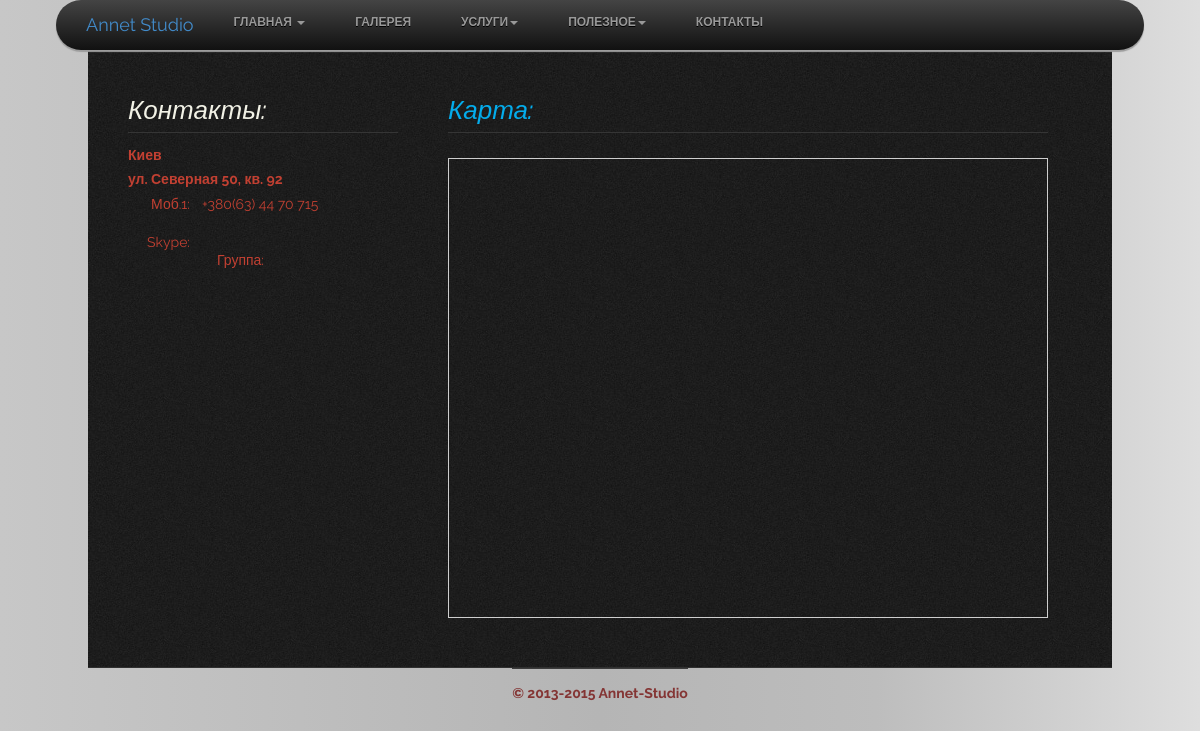
Screenshot of /contacts with the database file from the repository.
### AnnetBox/models.py (models this page shows, shortened)
class Personal(models.Model):
    photo = models.ImageField(upload_to="personal")
    mobile1 = models.CharField(max_length=20)
    mobile2 = models.CharField(max_length=20, null=True, blank=True)
    email = models.EmailField(max_length=40)
    group = models.TextField(max_length=80, null=True, blank=True)
    skype = models.CharField(max_length=20, null=True, blank=True)
    city = models.CharField(max_length=20)
    adress1 = models.TextField(max_length=100)
    adress2 = models.TextField(max_length=80, null=True, blank=True)
    def thumbnail(self):
        return """<a href="/media/%s"><img border="0" alt="" src="/media/%s" height="40" /></a>""" % (
            (self.photo.name, self.photo.name))
    thumbnail.allow_tags = True

### AnnetBox/views.py (the view)
# urls.py: url(r'^contacts', "AnnetBox.views.contacts"),
def contacts(request):
    personal = Personal.objects.all()[0]
    return render_to_response("contacts.html", dict(personal=personal, user=request.user,
                                                    media_url=MEDIA_URL, static_url=STATIC_URL))

### templates/contacts.html (shortened to what this page needs)
{% extends "base.html" %}
    {% load staticfiles %}
{% block content %}
    <section id="content">
        <div class="pad-1">
            <div class="page6-row1">
                <div class="col-14">
                    <h2 class="h2">Контакты:</h2>
                    <dl>
                        {% if personal %}
                            <dt class="clr-1"><strong>{{ personal.city }}</strong><br>
                                {{ personal.adress1 }}
                            </dt>
                            <dd class="clr-1"><span>Моб.1:</span>{{ personal.mobile1 }}</dd><br>
                            <dd class="clr-1"><span>Skype:</span>{{ personal.skype }}</dd><br>
                            <dd class="clr-1"><span>Группа:</span>{{ personal.group }}</dd><br>
                        {% endif %}
                    </dl>
                </div>
                <div class="col-15">
                    <h2 class="h2 p2">Карта:</h2>
                    <div id="MyGmaps" style="width:600px;height:460px;border:1px solid #CECECE;"></div>
                </div>
            </div>
        </div>
    </section>
{% endblock %}

### AnnetBox/static/css/style.css (style rules this page uses)
html, body { width: 100%; padding: 0; margin: 0; }
body { font: 14px/18px "Times New Roman", Times, serif; color: #f2f2e6; background: #262626; }
.gradient2 { background: rgba(199, 199, 199, 1); background: -moz-linear-gradient(left, rgba(199, 199, 199, 1) 0%, rgba(181, 181, 181, 1) 50%, rgba(189, 189, 189, 1) 73%, rgba(201, 201, 201, 1) 83%, rgba(222, 222, 222, 1) 100%); background: -webkit-gradient(left top, right top, color-stop(0%, rgba(199, 199, 199, 1)), color-stop(50%, rgba(181, 181, 181, 1)), color-stop(73%, rgba(189, 189, 189, 1)), color-stop(83%, rgba(201, 201, 201, 1)), color-stop(100%, rgba(222, 222, 222, 1))); background: -webkit-linear-gradient(left, rgba(199, 199, 199, 1) 0%, rgba(181, 181, 181, 1) 50%, rgba(189, 189, 189, 1) 73%, rgba(201, 201, 201, 1) 83%, rgba(222, 222, 222, 1) 100%); background: -o-linear-gradient(left, rgba(199, 199, 199, 1) 0%, rgba(181, 181, 181, 1) 50%, rgba(189, 189, 189, 1) 73%, rgba(201, 201, 201, 1) 83%, rgba(222, 222, 222, 1) 100%); background: -ms-linear-gradient(left, rgba(199, 199, 199, 1) 0%, rgba(181, 181, 181, 1) 50%, rgba(189, 189, 189, 1) 73%, rgba(201, 201, 201, 1) 83%, rgba(222, 222, 222, 1) 100%); background: linear-gradient(to right, rgba(199, 199, 199, 1) 0%, rgba(181, 181, 181, 1) 50%, rgba(189, 189, 189, 1) 73%, rgba(201, 201, 201, 1) 83%, rgba(222, 222, 222, 1) 100%); filter: progid:DXImageTransform.Microsoft.gradient(startColorstr='#c7c7c7', endColorstr='#dedede', GradientType=1); }
.clr-1 { color: #C24032; }
h2 { font-size: 28px; line-height: 36px; color: #bf96c7; font-weight: bold; font-style: italic; }
.h2 { border-bottom: #353535 1px solid; padding-bottom: 7px; }
.pad-1 { padding-left: 40px; padding-right: 40px; }
.p2 { margin-bottom: 25px; color: #04acec; }
#content { width: 1024px; margin: 0 auto; background: url(../images/bg.jpg) 0 0 repeat; padding-bottom: 49px; border-bottom: #303030 1px solid; }
.page6-row1 { overflow: hidden; padding-top: 26px; }
.col-14 { float: left; width: 270px; margin-right: 50px; }
.col-15 { float: left; width: 600px; margin-right: 19px; }
dl { margin: 20px 0 0 0; }
dl dt { line-height: 24px; margin-bottom: 3px; }
dl dd span { width: 62px; text-align: right; display: block; float: left; margin-right: 12px; }

### rows the page displays
Personal: city "Киев", adress1 "ул. Северная 50, кв. 92", mobile1 "+380(63) 44 70 715"
